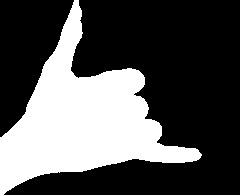
#> input picture datasets/HandGesture/images/call_me/1682.jpg, 240 x 195 px; its folder holds only this picture in this run
$ jupyter execute --allow-errors Feature_Extraction.ipynb   (shell and % lines are left out)   (older library calls are emulated)
#> lines starting #> are read from the running program, lines starting #| are printed output that depends on the picture
#> further down, img is the input picture: PIL image 240x195 L; min 0, max 255, mean 83.8
[cell 1]
import pandas as pd
import numpy as np
import seaborn as sns
from sklearn.preprocessing import StandardScaler
import matplotlib.pyplot as plt
import os
from PIL import Image
# import tensorflow as tf
from sklearn import decomposition
import cv2
from sklearn.model_selection import train_test_split
from hmmlearn import hmm
from sklearn.ensemble import RandomForestClassifier
from sklearn.svm import SVC
from sklearn.pipeline import make_pipeline
from sklearn.metrics import classification_report, confusion_matrix, accuracy_score

[cell 2]
LABELS =  ['call_me', 'fingers_crossed', 'okay', 'paper', 'peace', 'rock', 'rock_on', 'scissor', 'thumbs', 'up']
LABELS_TO_INDEX = {k: v for v, k in enumerate(LABELS)}
INDEX_TO_LABELS = {k: v for k, v in enumerate(LABELS)}

[cell 3]
# if no dataset folder, extract it and it only runs on colab
if not os.path.exists('datasets/'):
    !unzip -q datasets.zip

[cell 4]
images = []
train_labels = []
#> (the rest of this cell did not finish here and is left out)

[cell 5]
img_shape = images[0].shape                         # 195 x 240
#> img_shape = (195, 240)
#> (the rest of this cell did not finish here and is left out)

#> (a cell that did not finish here is left out)

# Feature Extraction using PCA

[cell 7]
standardized_scalar = StandardScaler()
#> (the rest of this cell did not finish here and is left out)

[cell 8]
# cov_matrix = np.matmul(standardized_data.T, standardized_data)
# cov_matrix.shape

[cell 9]
# Warning: this takes 6 minutes to run
pca = decomposition.PCA(n_components = 980) # 95% of variance
#> (the rest of this cell did not finish here and is left out)

#> (a cell that did not finish here is left out)

[cell 11]
plt.figure(figsize=(10, 10))

colors = plt.cm.tab10(np.linspace(0, 1, len(LABELS)))

#> (the rest of this cell did not finish here and is left out)

# Feature Extration with HOG

[cell 12]
from skimage.io import imread, imshow
from skimage.transform import resize
from skimage.feature import hog
from skimage import data, exposure
import matplotlib.pyplot as plt
import io


fds = []
hog_img_list = []
ori_img_list = []

max_hog_display = 10  # Display 10 HOG images, change it if different number of HOG images is desired
count = 0

for i in range(len(images)):
    img_resized = resize(images[i], (100,100))

    fd, hog_img = hog(img_resized, orientations=9, pixels_per_cell=(8, 8),
                        cells_per_block=(2, 2), visualize=True)

    fds.append(fd)

    if count < max_hog_display:
        hog_img_list.append(hog_img)
        ori_img_list.append(img_resized)

    count +=1
#> this loop made 2 passes
#> count on passes 1 to 2: 1, 2
#> pass 1, `img_resized = resize(images[i], (100,100))`:
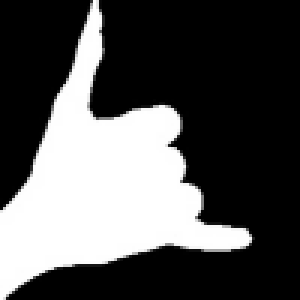
#> img_resized: shape (100, 100) float64 (shown 3 times larger); min 0, max 1, mean 0.329
#> pass 1, `fd, hog_img = hog(img_resized, orientations=9, pixels_per_cell=(8, 8),..`:
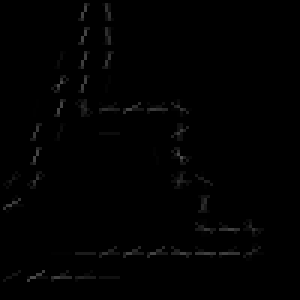
#> hog_img: shape (100, 100) float64 (shown 3 times larger); min 0, max 0.319, mean 0.00586
#> pass 2, `img_resized = resize(images[i], (100,100))`:
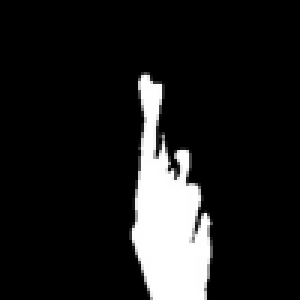
#> img_resized: shape (100, 100) float64 (shown 3 times larger); min 0, max 1, mean 0.116
#> pass 2, `fd, hog_img = hog(img_resized, orientations=9, pixels_per_cell=(8, 8),..`:
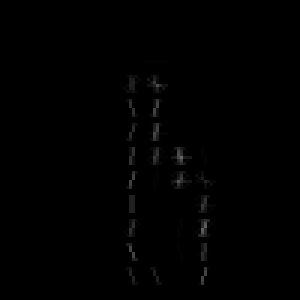
#> hog_img: shape (100, 100) float64 (shown 3 times larger); min 0, max 0.403, mean 0.0038
#> after the loop, count = 2; fds = 2 items; hog_img_list = 2 items; ori_img_list = 2 items


for i in range(len(hog_img_list)):

    fig, (ax1, ax2) = plt.subplots(1, 2, figsize=(10, 10), sharex=True, sharey=True)

    ax1.imshow(ori_img_list[i], cmap=plt.cm.gray)
    ax1.set_title('Original image')

    # Rescale histogram
    hog_image_rescaled = exposure.rescale_intensity(hog_img_list[i], in_range=(0, 10))

    ax2.imshow(hog_image_rescaled, cmap=plt.cm.gray)
    ax2.set_title('HOG')

    plt.show()
#> this loop made 2 passes
#> pass 1, `hog_image_rescaled = exposure.rescale_intensity(hog_img_list[i], in_ra..`:
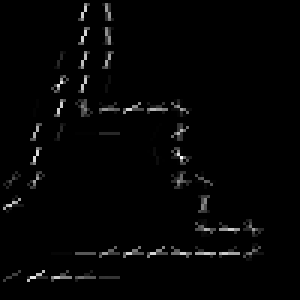
#> hog_image_rescaled: shape (100, 100) float64 (shown 3 times larger); min 0, max 0.0319, mean 0.000586; drawn with min black and max white
#> pass 2, `hog_image_rescaled = exposure.rescale_intensity(hog_img_list[i], in_ra..`:
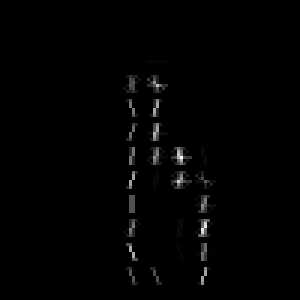
#> hog_image_rescaled: shape (100, 100) float64 (shown 3 times larger); min 0, max 0.0403, mean 0.00038; drawn with min black and max white

# Classification Using K-Means

[cell 13]
img = images[0] # warning: this is a uint8
plt.imshow(img, cmap=plt.cm.gray)

from sklearn.cluster import KMeans, MiniBatchKMeans

# Perform K Means
K = 100 # begin with 10 (number of gesture labels), increase to much much more as necessary
kmeans = MiniBatchKMeans(n_clusters = K)
#> (the rest of this cell did not finish here and is left out)

#> (a cell that did not finish here is left out)

[cell 15]
# Get test results
from sklearn.metrics import accuracy_score, precision_score, recall_score, f1_score

#> (the rest of this cell did not finish here and is left out)

[cell 16]
# take 10 test images, predict them, and display them
N = 10
fig, axs = plt.subplots(N, 2, sharex='all', sharey='all', figsize=(10, 10*N))

#> (the rest of this cell did not finish here and is left out)

# Prediction using Random Forest

[cell 17]
def resize_image(image_array, target_size=(32, 32)):
#> called with target_size = (32, 32)
    image = Image.fromarray(image_array)
    return np.array(image.resize(target_size, Image.ANTIALIAS))
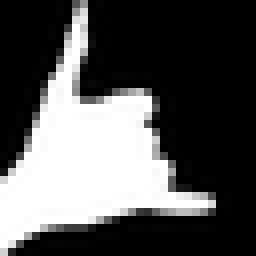
#> returned value: shape (32, 32) (shown 8 times larger); min 0, max 255, mean 83.9

resized_images = [resize_image(img) for img in images]
#> call 2 of resize_image, with target_size = (32, 32)
#> in resize_image (call 2), `return np.array(image.resize(target_size, Image.ANTIALIAS))`:
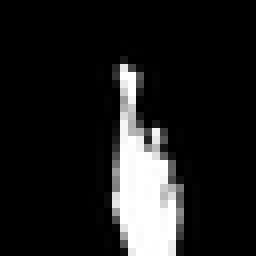
#> returned value: shape (32, 32) (shown 8 times larger); min 0, max 255, mean 29.9
#> resized_images = 2 items
resized_images_array = np.array(resized_images)
